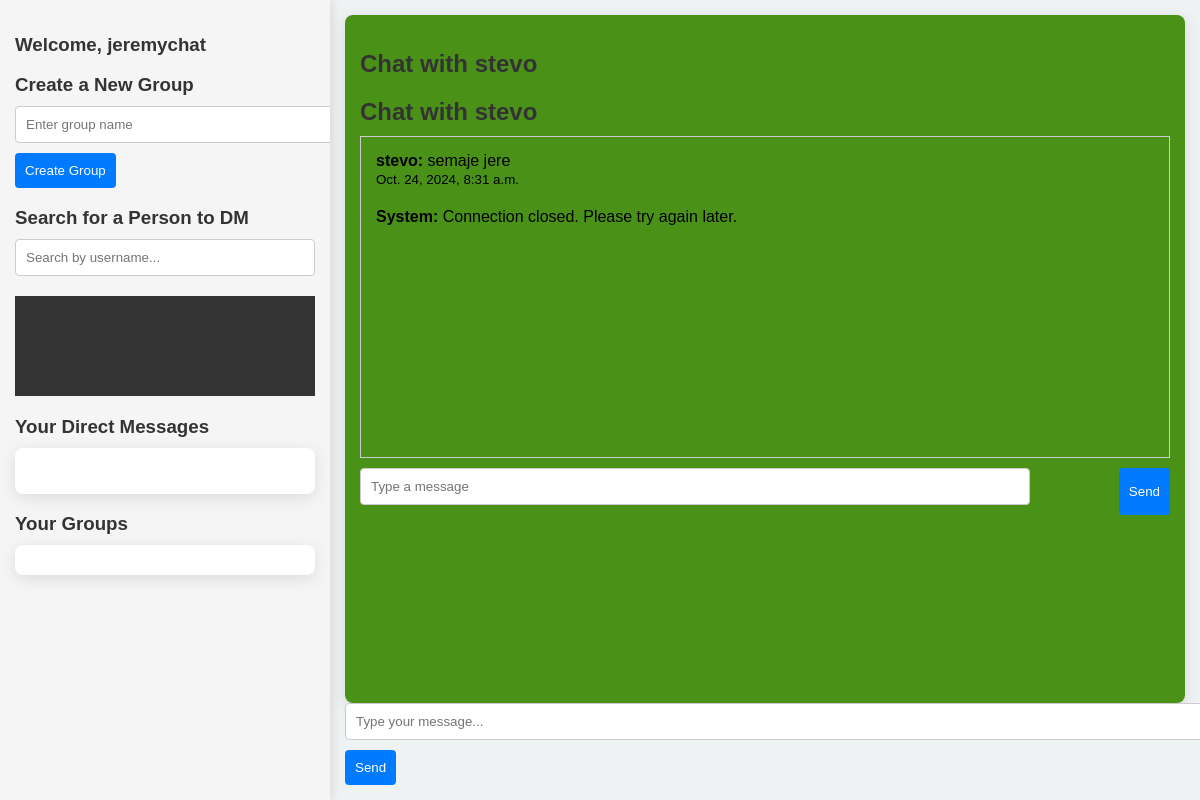
Page /chat/home/stevo/ (signed in) on the earlier database version.
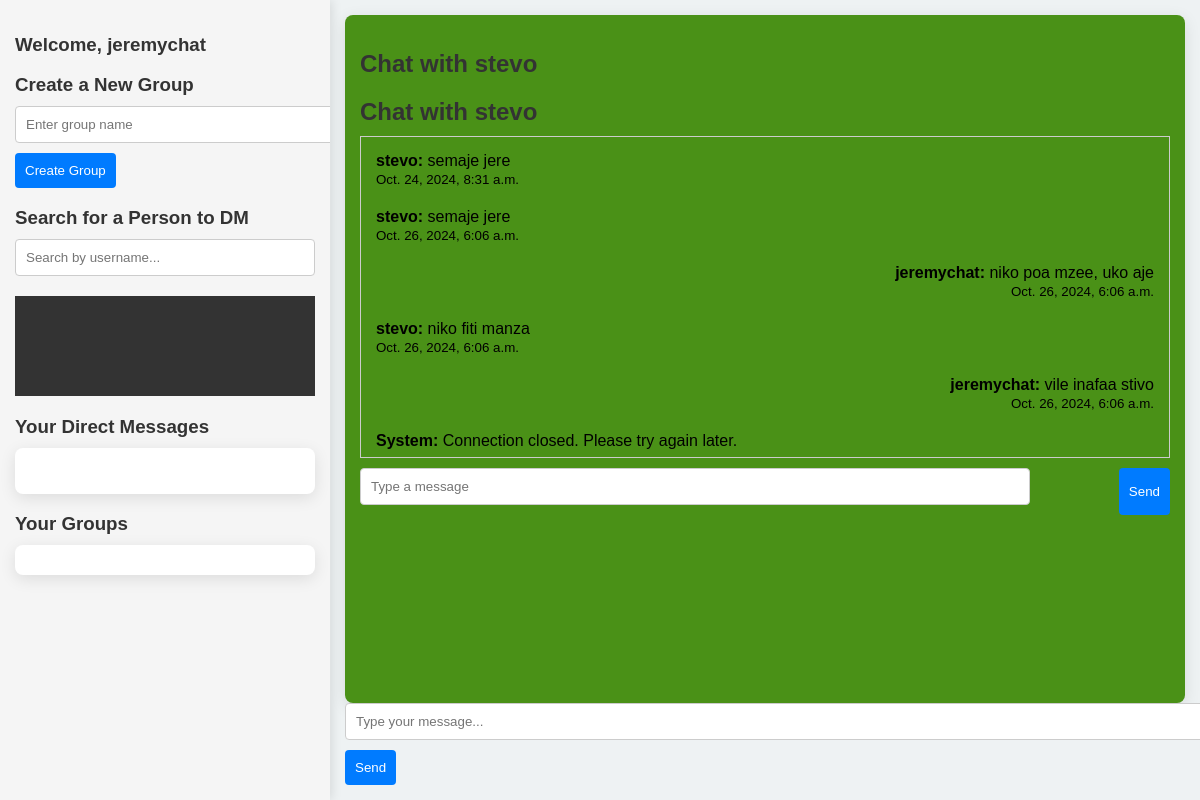
Same page on the later database version.
### mainapp/models.py (models this page shows, shortened)
class CustomUser(AbstractUser):
    CATEGORY_CHOICES = [
        ('student', 'student'),
        ('mentor', 'mentor'),
    ]
    category = models.CharField(max_length=10, choices=CATEGORY_CHOICES)
    last_active = models.DateTimeField(null=True, blank=True)

class Message(models.Model):
    sender = models.ForeignKey(settings.AUTH_USER_MODEL, on_delete = models.CASCADE, related_name='sent_messages')
    recipient = models.ForeignKey(settings.AUTH_USER_MODEL,null = True, blank=True, on_delete=models.CASCADE, related_name='received_messages')#for dms
    group = models.ForeignKey('Group', null=True, blank=True, on_delete=models.CASCADE, related_name='messages')
    content = models.TextField()
    timestamp = models.DateTimeField(default=timezone.now)
    class Meta:
        ordering = ['timestamp']

### mainapp/views.py (the view)
# urls.py: path('home/<str:receiver_username>/', views.dm_view, name='homedm'),
@login_required
def dm_view(request, receiver_username):
    receiver = get_object_or_404(CustomUser, username=receiver_username)
    messages = Message.objects.filter(
        sender=request.user, recipient=receiver
    ) | Message.objects.filter(
        sender=receiver, recipient=request.user
    ).order_by('timestamp')
    context = {
        'receiver': receiver,
        'messages': messages,
        'user': request.user,
    }
    return render(request, 'mainapp/dm_page.html', context)

### mainapp/templates/mainapp/dm_page.html (shortened to what this page needs)
{% extends 'mainapp/home.html'%}
{% block content %}
</head>
<body>
    <h2>Chat with {{ receiver.username }}</h2>
    <div class="messages" id="message-list">
        {% for message in messages %}
            <div class="message {% if message.sender == user %}sent{% else %}received{% endif %}">
                <strong>{{ message.sender.username }}:</strong> {{ message.content }}
                <div><small>{{ message.timestamp }}</small></div>
            </div>
        {% empty %}
            <p>No messages yet. Start the conversation!</p>
        {% endfor %}
    </div>
    <form id="message-form" class="form">
        <input type="text" id="message-input" placeholder="Type a message" autocomplete="off">
        <button type="submit">Send</button>
    </form>
{% endblock %}

### mainapp/templates/mainapp/home.html (shortened to what this page needs)
<!DOCTYPE html>
<html lang="en">
<head>
</head>
<body>
    <div class="main-container">
        <div class="left-section">
            <h3>Welcome, {{ request.user.username }}</h3>
            <div class="container">
                <div class="create-group">
                    <h3>Create a New Group</h3>
                    <form method="POST" action="{% url 'create_group' %}">
                        <input type="text" name="group_name" placeholder="Enter group name" required>
                        <button type="submit">Create Group</button>
                    </form>
                </div>
            </div>
            <div class="container search-users">
                <h3>Search for a Person to DM</h3>
                <input type="search" id="user-search" placeholder="Search by username..." onkeyup="searchUser()">
                <ul class="search-results" id="search-results"></ul>
            </div>
            <div class="container">
                <h3>Your Direct Messages</h3>
                <div class="card">
                </div>
            </div>
            <div class="container">
                <h3>Your Groups</h3>
                <div class="card">
                </div>
            </div>
        </div>
        <div class="right-section">
            <div class="chat-box">
                <h2>{% if receiver %}Chat with {{ receiver.username }}{% else %}Chat Area{% endif %}</h2>
                {% block content %}{% endblock %}
            </div>
            <div>
                <input type="text" id="message-input" placeholder="Type your message...">
                <button onclick="sendMessage()">Send</button>
            </div>
        </div>
    </div>
</body>
</html>

### mainapp/templates/mainapp/home.html (style rules this page uses)
body { font-family: 'Arial', sans-serif; margin: 0; padding: 0; background-color: #eef2f3; display: flex; height: 100vh; overflow: hidden; }
h2, h3 { color: #333; margin-bottom: 10px; }
.main-container { display: flex; width: 100%; height: 100%; }
.left-section { width: 30%; max-width: 300px; background-color: #f5f5f5; padding: 15px; box-shadow: 2px 0 10px rgba(0, 0, 0, 0.1); overflow-y: auto; }
.search-users { margin-bottom: 20px; }
.search-results { position: relative; z-index: 1000; width: 100%; min-height: 100px; height: auto; background-color: #333; list-style: none; padding: 0; margin-top: 10px; }
.card { background-color: #fff; border-radius: 8px; padding: 15px; margin-bottom: 10px; box-shadow: 0 4px 16px rgba(0, 0, 0, 0.1); transition: transform 0.2s ease, box-shadow 0.2s ease; }
.right-section { flex: 1; padding: 15px; display: flex; flex-direction: column; justify-content: flex-start; }
.chat-box { flex-grow: 1; border-radius: 8px; background-color: #4a9117; box-shadow: 0 4px 16px rgba(0, 0, 0, 0.1); overflow-y: auto; padding: 15px; }
input[type="search"], input[type="text"] { width: 100%; padding: 10px; margin-bottom: 10px; border: 1px solid #ccc; border-radius: 4px; }
button { background-color: #007bff; color: #fff; padding: 10px; border: none; border-radius: 4px; cursor: pointer; }

### mainapp/templates/mainapp/dm_page.html (style rules this page uses)
.messages { height: 300px; overflow-y: auto; border: 1px solid #ccc; padding: 10px; margin-bottom: 10px; }
.message { padding: 5px; margin-bottom: 10px; }
.message.sent { text-align: right; }
.message.received { text-align: left; }
.form { display: flex; justify-content: space-between; }
.form input[type="text"] { width: 80%; padding: 10px; }
.form button { padding: 10px; }

Differences in the rows shown:
added Message: sender.username "stevo", content "semaje jere", timestamp "Oct. 26, 2024, 6:06 a.m."
added Message: sender.username "jeremychat", content "niko poa mzee, uko aje", timestamp "Oct. 26, 2024, 6:06 a.m."
added Message: sender.username "stevo", content "niko fiti manza", timestamp "Oct. 26, 2024, 6:06 a.m."
added Message: sender.username "jeremychat", content "vile inafaa stivo", timestamp "Oct. 26, 2024, 6:06 a.m."
